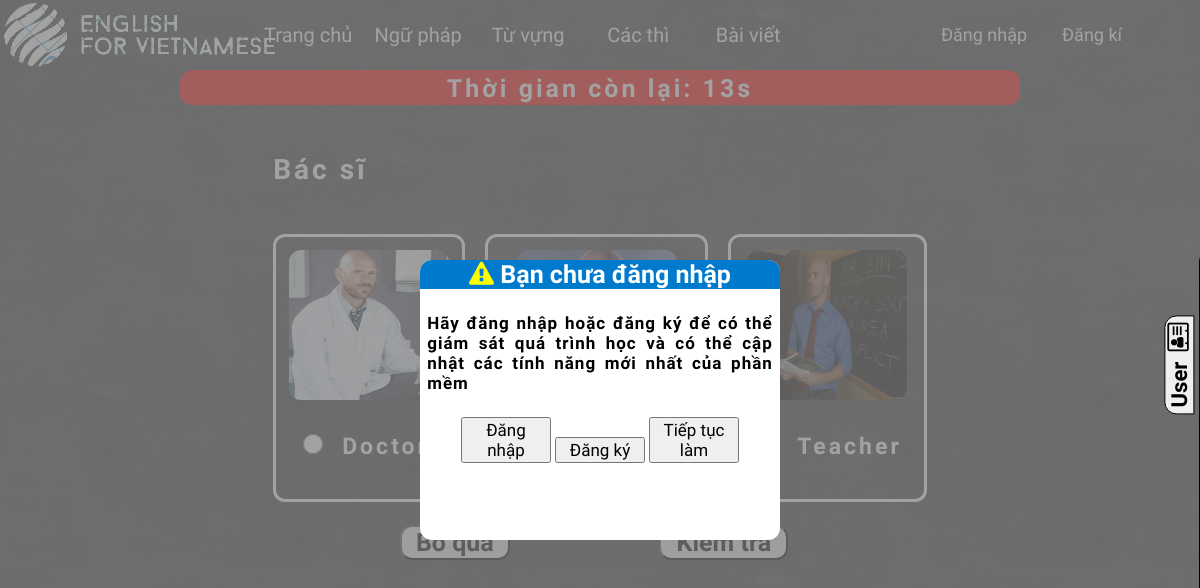
The app's page /?option=3&mabaitap=2 with its own data.
### tables this page shows
CREATE TABLE `tbldanhmuc` (
  `madanhmuc` int(11) NOT NULL,
  `tendanhmuc` varchar(250) DEFAULT NULL
);

CREATE TABLE `cauhoi` (
  `macau` int(11) NOT NULL,
  `noidung` text,
  `mabaiviet_baitap` int(11) DEFAULT NULL,
  `audio` varchar(500) DEFAULT NULL
);

CREATE TABLE `tblphuongan` (
  `maphuongan` int(11) NOT NULL,
  `noidung` varchar(300) DEFAULT NULL,
  `img` text,
  `audio` text,
  `dapan` tinyint(4) DEFAULT NULL,
  `macau` int(11) DEFAULT NULL
);

### index.php (the view, shortened to what this page needs)
<!DOCTYPE html>
<html lang="en">
<head>
    <link rel="stylesheet" href="CSS/style.css?v=<?php echo time(); ?>">
    <?php
        if(isset($_GET["option"]))
        {
            $scan=$_GET["option"];
            switch ($scan)
            {
                ?>
                <?php
                case 3:
                    if(isset($_GET["mabaitap"]))
                    {
                ?>
                        <link rel="stylesheet" href="user/css/tuvung.css?v=<?php echo time(); ?>">
                <?php
                    }
                    else
                    {
                ?>
                    <link rel="stylesheet" href="user/css/menutuvung.css?v=<?php echo time(); ?>">
                <?php
                    }
                    break;
                ?>
                <?php
            }
        }
        else
        {
    ?>
    <link rel="stylesheet" href="CSS/home.css?v=<?php echo time(); ?>">
    <?php
        }
    ?>
    <link rel="stylesheet" href="https://cdnjs.cloudflare.com/ajax/libs/font-awesome/4.7.0/css/font-awesome.min.css">
    <link rel="stylesheet" href="https://cdnjs.cloudflare.com/ajax/libs/font-awesome/4.7.0/css/font-awesome.min.css">
    <div id="banner">
        <div class="logo">
            <img src="logo1.png" alt="">
        </div>
        <div class="menu">
        <?php
            $connect=connect("project");
            $query="select*from tbldanhmuc ";
            $excute=mysqli_query($connect,$query);
            $a=mysqli_fetch_array($excute,MYSQLI_ASSOC);
        ?>
        <ul>
            <?php
                while($a!=null)
                {
                ?>
                    <li><a href="?option=<?php echo $a["madanhmuc"]; ?>"><?php echo $a["tendanhmuc"]; ?></a></li>
                <?php
                    $a=mysqli_fetch_array($excute,MYSQLI_ASSOC);
                }
            ?>
        </ul>
        </div>
        <div class="sign">
            <?php
                if(isset($_SESSION["tk"]))
                {
            ?>
                <ul id="user">
                    <li><i class="fa fa-address-card-o" style="font-size:25px;margin-left:5px"></i> TênTK: <?php echo $_SESSION["tk"]["tentk"]; ?>
                    <li><a href="" onclick="confirm_logout()"><i class="fa fa-share-square-o"></i> Logout</a></li>
                </ul>
            <?php
                }
                else if (isset($_SESSION["tkadmin"]))
                {
            ?>
                    <a href="admin" style="font-size:21px;color:white;text-decoration:none;line-height:70px;font-family: 'Patrick Hand', cursive;">Đến trang admin <i class="fa fa-hand-o-right"></i></a>
            <?php
                }
                else
                {
            ?>
            <ul id="buttonlogin">
                <li><span onclick="hienthi_login(0)">Đăng nhập</span></li>
                <li><span onclick="hienthi_login(1)">Đăng kí</span></li>
            </ul>
            <?php
                }
            ?>
        </div>
    </div>
    <div id="menuright">
        <button id="buttonright" onclick="menudoc()" value="0">User <i class="fa fa-address-card-o" style="font-size:25px;margin-left:5px"></i></button>
    </div>
</head>
<?php
        if(isset($_GET["option"]))
        {
            $scan=$_GET["option"];
            switch ($scan) {
                case 3:
                    if(isset($_GET["mabaitap"]))
                    {
                        include("user/tuvung.php");
                    }
                    else
                    {
                        include("user/menutuvung.php");
                    }
                    break;
            }
        }
        else
        {
            include("home.php");
        }
    if(!isset($_SESSION["tk"]) &&isset($_GET["option"])&&($_GET["option"]==4||$_GET["option"]==3))
    {
?>
        <div id="recommendlogin">
            <div id="contentrecommendlogin">
                <h2> <i class="fa fa-warning"></i> Bạn chưa đăng nhập</h2>
                <p>Hãy đăng nhập hoặc đăng ký để có thể giám sát quá trình học và có thể cập nhật các tính năng mới nhất của phần mềm</p>
                <div>
                    <button onclick="hienthi_login(0)">Đăng nhập</button>
                    <button onclick="hienthi_login(1)">Đăng ký</button>
                    <button id="continuework">Tiếp tục làm</button>
                </div>
            </div>
        </div>
<?php
    }
?>
</html>

### user/tuvung.php (shortened to what this page needs)
<body onload="startEnd(1)">
    <div id="all">
        <?php
            if(!isset($_GET["option"])&& !isset($_GET["mabaitap"]))
            {
                header("Location:index.php?option=3");
            }
            else
            {
                $connect=connect("project");
                $mabaitap=$_GET["mabaitap"];
                $query="select macau,noidung from cauhoi where mabaiviet_baitap=$mabaitap";
                $excute=mysqli_query($connect,$query);
                $a=mysqli_fetch_array($excute);
                $macau=$a["macau"];
                $noidung=$a["noidung"];
                if($noidung==null || $macau==null)
                {
                ?>
                    <div id="chucmung">
                        <div>
                            <span>Thể loại từ vựng này chưa có bài tập</span>
                            <br>
                            <br>
                            <br>
                            <a href="?option=3"><button><i class="fa fa-undo"></i>Quay trở lại danh sách bài tập</button></a>
                        </div>
                    </div>
                <?php
                }
                else
                {
                    $query="select * from tblphuongan where macau=$macau";
                    $excute=mysqli_query($connect,$query);
                    $a=mysqli_fetch_array($excute);
                ?>
                    <div id="countdown">
                        <h3>Thời gian còn lại: <span>15</span>s</h3>
                    </div>
                    <table border="0" cellspacing="20" cellpadding="0" id="content">
                        <tr>
                            <td colspan="10"><h3><?php echo $noidung;?></h3></td>
                        </tr>
                        <tr>
                        <?php
                            $count=0;
                            while($a!=null)
                            {
                        ?>
                            <td onclick="audios(<?php echo $count?>)" class="columnphuongan">
                                <table>
                                <tr>
                                    <th>
                                        <img src="<?php echo $a['img'] ?>" alt="" width="160px" height="150px">
                                    </th>
                                </tr>
                                <tr>
                                    <td style="border:none"><label for="phuongan=<?php echo $count;?>"><input id="phuongan=<?php echo $count;?>" type="radio" value="<?php echo $a['dapan'] ?>" name="phuongan" onchange="checkeds(<?php echo $count;?>)"> <span ><?php echo $a["noidung"]; ?></span></label></td>
                                </tr>
                                </table>
                            </td>
                        <?php
                        $count=$count+1;
                        $a=mysqli_fetch_array($excute);
                            }
                        ?>
                        </tr>
                    </table>
                    <table id="tablebutton">
                        <tr>
                            <th><button onclick="ignore()">Bỏ qua</button></th>
                            <th><button onclick="check()"> Kiểm tra</button></th>
                        </tr>
                    </table>
                <?php
                }
            }
        ?>
    </div>
</body>

### CSS/style.css (style rules this page uses)
#banner { width: 100%; height: 70px; }
.logo { width:20%; background-color: white; height: 100%; float: left; background-color: #ffffff00; }
.logo img { padding: 0px; }
.menu ul li a { color: white; text-decoration: none; display: block; text-align: center; font-size: 18px; font-family: 'Patrick Hand', cursive; font-size: 20px; }
.menu ul li { list-style: none; float: left; width: 110px; position: relative; }
.menu ul { width: 100%; margin:auto; height: 30px; line-height: 30px; position: absolute; padding: 0px; top: 20px; left: 2%; }
.sign ul { width: 80%; margin:auto; height: 30px; line-height: 30px; position: absolute; right: 10%; top: 20px; }
.menu { float: left; width: 55%; height: 100%; margin:auto; position: relative; }
#buttonlogin { float: left; position: absolute; width:80%; height: 50px; right: 10%; }
#buttonlogin li { width: 45%; height: 30px; float: left; list-style: none; text-align: center; }
#buttonlogin li span { color: white; font-size: 18px; cursor: pointer; font-family: 'Patrick Hand', cursive; display: block; }
.sign { float: left; width: 25%; position: relative; height: 70px; }
#menuright { background-color: lightseagreen; height: 43%; width: 250px; position: fixed; top: 250px; right: -263px; transition: 2s; z-index: 99; border: 7px double black; border-top-left-radius: 12px; }
#buttonright { position: fixed; top: 350px; right: -29px; transform: rotate(270deg); font-size: 22px; font-family: 'Patrick Hand', cursive; font-weight: bold; border:1px solid black; border-top-left-radius: 12px; border-top-right-radius: 12px; transition: 2s; z-index: 99; cursor: pointer; }
#recommendlogin { position: fixed; top: 0px; left: 0px; width: 100%; height: 100%; background-color: #808080ba; }
#contentrecommendlogin { position: absolute; top: 50%; left: 50%; transform: translate(-50%,-50%); background-color: white; width: 30%; height: 35%; border-radius: 12px; animation: animatezoom 1s; }
#contentrecommendlogin h2 { width: 100%; text-align: center; font-family: 'Patrick Hand', cursive; font-size: 25px; margin:0px; background-color: #007ACC; border-top-left-radius: 12px; border-top-right-radius: 12px; color: white; }
#contentrecommendlogin h2 i { color: yellow; }
#contentrecommendlogin p { padding: 2%; font-family: 'Patrick Hand', cursive; text-align: justify; font-size: 17px; letter-spacing: 1px; font-weight: bold; }
#contentrecommendlogin div { width: 100%; text-align: center; }
#contentrecommendlogin div button { width: 25%; height: 100%; font-size: 17px; font-family: 'Patrick Hand', cursive; }

### user/css/tuvung.css (style rules this page uses)
body { padding: 0px; margin:0px; background-image: url(bangphan.jpg); height: 550px; }
#content { margin:auto; }
#tablebutton tr th button { width: 45%; height: 85%; border-radius: 12px; font-family: 'Patrick Hand', cursive; font-size: 25px; font-weight: bold; color: black; cursor: pointer; }
#tablebutton { width: 45%; margin:auto; height: 10%; }
#content span { font-size: 23px; font-family: 'Patrick Hand', cursive; color: white; font-weight: bold; letter-spacing: 3px; padding-left: 12px; line-height: 60px; }
#content input[type=radio] { width: 20px; height: 20px; background-color: red; }
#content tr:nth-child(2) td { border:3px solid white; border-radius: 12px; }
#content tr:nth-child(2) td { padding: 10px; }
#content img { border-radius: 12px; }
h3 { color: white; font-weight: bold; letter-spacing: 3px; font-size: 28px; font-family: 'Patrick Hand', cursive; display: inline; }
#countdown { width: 70%; height: 35px; background-color: red; margin:auto; text-align: center; border-radius: 12px; position: relative; }
#countdown h3 { position: absolute; font-family: 'Patrick Hand', cursive; color: white; font-size: 25px; top: 50%; left: 50%; transform: translate(-50%,-50%); margin:0px; }

### records on screen
tbldanhmuc: tendanhmuc "Trang chủ"
tbldanhmuc: tendanhmuc "Ngữ pháp"
tbldanhmuc: tendanhmuc "Từ vựng"
tbldanhmuc: tendanhmuc "Các thì"
tbldanhmuc: tendanhmuc "Bài viết"
cauhoi: noidung "Bác sĩ", tblphuongan.img (picture)
tblphuongan: noidung "Doctor"
tblphuongan: img (picture), noidung "Teacher"
